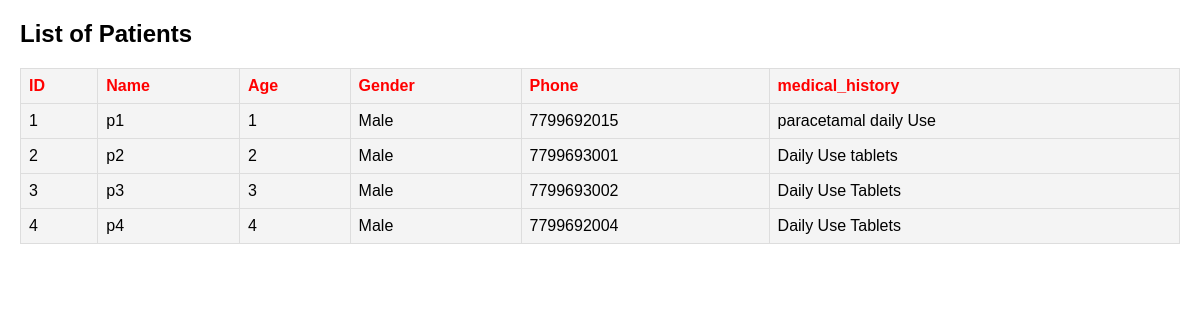
/patient_list/, run on the app's committed database.
### A1/models.py (models this page shows, shortened)
class Patient(models.Model):
    name = models.CharField(max_length=100)
    age = models.IntegerField()
    gender = models.CharField(max_length=10, choices=[('Male', 'Male'), ('Female', 'Female')])
    address = models.TextField()
    phone = models.CharField(max_length=15)
    medical_history = models.TextField(blank=True)

### A1/views.py (the view)
# urls.py: path('patient_list/', views.patient_list),
def patient_list(request):
    patient_list1=Patient.objects.all()
    return render(request,'A1/patient_list.html',{'patient_list1':patient_list1})

### template/A1/patient_list.html (shortened to what this page needs)
<!DOCTYPE html>
<html lang="en">
<head>
</head>
<body>
    <h2>List of Patients</h2>
    <table>
        <t>
            <th>ID</th>
            <th>Name</th>
            <th>Age</th>
            <th>Gender</th>
            <th>Phone</th>
            <th>medical_history</th>
        </t>
      {%for patient in patient_list1 %}
        <tr>
            <td>{{patient.id}}</td>
            <td>{{patient.name}}</td>
            <td>{{patient.age}}</td>
            <td>{{patient.gender}}</td>
            <td>{{patient.phone}}</td>
          <td>{{patient.medical_history}}</td>
        </tr>
      {%endfor%}
    </table>
</body>
</html>

### template/A1/patient_list.html (style rules this page uses)
body { font-family: Arial, sans-serif; margin: 20px; }
table { width: 100%; border-collapse: collapse; }
th, td { border: 1px solid #ddd; padding: 8px; text-align: left; }
td { background-color: #f4f4f4; color:black; }
th { background-color: #f4f4f4; color:red; }

### data on the page
Patient: id "1", name "p1", age "1", gender "Male", phone "7799692015", medical_history "paracetamal daily Use"
Patient: id "2", name "p2", age "2", gender "Male", phone "7799693001", medical_history "Daily Use tablets"
Patient: id "3", name "p3", age "3", gender "Male", phone "7799693002", medical_history "Daily Use Tablets"
Patient: id "4", name "p4", age "4", gender "Male", phone "7799692004", medical_history "Daily Use Tablets"
